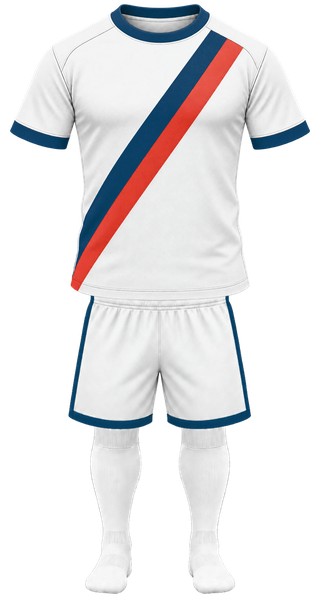
#> input picture web/kits/components/example-away.png, 320 x 600 px
$ python -i kit_images.py   (imports and definitions only)
#> lines starting #> are read from the running program, lines starting #| are printed output that depends on the picture; after the words box and inside, x2 and y2 are one past the last pixel; in counts of white or black regions, pixels touching at a corner belong together
"""Render shirts and complete outfits from RGB templates, preserving fabric shading."""

from functools import lru_cache
from io import BytesIO
import json
from pathlib import Path
import re

from PIL import Image, ImageChops, ImageFilter, ImageOps


_ASSETS = Path(__file__).resolve().parents[2] / "web" / "kits"
_OUTPUT_SIZE = (192, 192)
_OUTFIT_SIZE = (320, 725)
PATTERN_COUNT = 57
# A nation's code, as ``data/nations.csv`` writes it: FRA, X2Z.
NATION_CODE = r"^[A-Z0-9]{3}$"


# [14 lines left out: functions normalize_color, _normalize_palette, not called in this run]


_RUN = re.compile(rb"\xff+")


def _connected(mask: Image.Image, seed: tuple[int, int]) -> Image.Image:
    """The part of a black and white mask joined to `seed` through its four neighbours. It follows each row's runs of
    white rather than its pixels: Pillow's `floodfill` visits these one by one in Python, for seconds on a template."""
    width, height = mask.size
    data = mask.tobytes()
    runs = [[match.span() for match in _RUN.finditer(data, row * width, (row + 1) * width)] for row in range(height)]
    x, y = seed
    start = next(run for run in runs[y] if run[0] <= y * width + x < run[1])
    kept, queue = {(y, start)}, [(y, start)]
    while queue:
        row, (begin, end) = queue.pop()
        for other in (row - 1, row + 1):
            if 0 <= other < height:
                shift = (other - row) * width
                for run in runs[other]:
                    if run[0] < end + shift and begin + shift < run[1] and (other, run) not in kept:
                        kept.add((other, run))
                        queue.append((other, run))
    filled = bytearray(len(data))
    for _, (begin, end) in kept:
        filled[begin:end] = b"\xff" * (end - begin)
    return Image.frombytes("L", mask.size, bytes(filled))


def _isolate_shirt(image: Image.Image) -> Image.Image:
    """Remove detached atlas speckles while retaining the soft alpha edge."""
    alpha = image.getchannel("A")
    core = alpha.point(lambda value: 255 if value >= 160 else 0)
    seed = (image.width // 2, image.height // 2)
    if core.getpixel(seed) != 255:
        raise ValueError("The center of a kit pattern must contain a shirt.")
    edge = _connected(core, seed).filter(ImageFilter.MaxFilter(3))
    image.putalpha(ImageChops.multiply(alpha, edge))
    bounds = image.getchannel("A").getbbox()
    if bounds is None:
        raise ValueError("The kit pattern is empty.")
    return image.crop(bounds)


# [24 lines left out: functions _load_pattern, _load_component, _load_badge, not called in this run]


@lru_cache(maxsize=128)
def _load_crest(club_id: int) -> Image.Image | None:
    return _load_badge(_ASSETS.parent / "clubs" / f"TCM1_{club_id}.png")


# [46 lines left out: functions _nation_logos, _load_nation_logo, recolor_pattern, _render_kit, not called in this run]


def _validate_pattern(pattern_index: int) -> None:
    if type(pattern_index) is not int or not 1 <= pattern_index <= PATTERN_COUNT:
        raise ValueError(f"The kit pattern index must be between 1 and {PATTERN_COUNT}.")


# [41 lines left out: functions render_kit, _render_outfit, render_outfit, not called in this run]

>>> from PIL import Image
>>> picture = Image.open('../../web/kits/components/example-away.png')
#> picture is the input picture: PIL image 320x600 RGBA; mean R, G, B, A 97.9, 96.6, 98.4, 118.3
>>> result = _isolate_shirt(picture)
#> in _isolate_shirt, `alpha = image.getchannel("A")`:
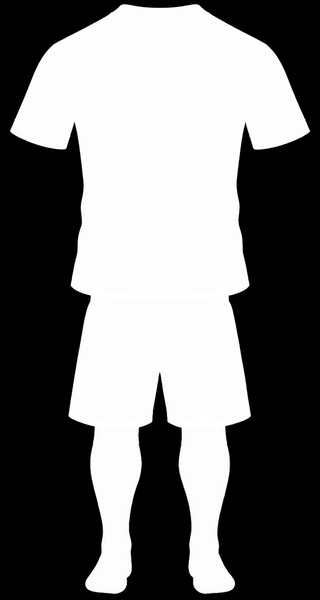
#> alpha: PIL image 320x600 L; min 0, max 255, mean 118.3
#> in _isolate_shirt, `core = alpha.point(lambda value: 255 if value >= 160 else 0)`:
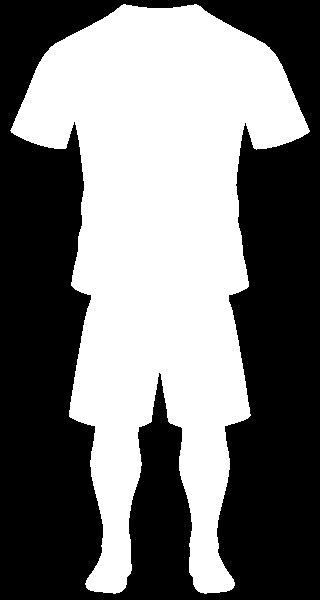
#> core: PIL image 320x600 L; 46.6% white; 1 white region, box (x1, y1, x2, y2) and area: (10, 4, 310, 594) 89503
#> in _connected, `runs = [[match.span() for match in _RUN.finditer(data, row * width, (r..`: runs = 600 items
#> in _connected, `start = next(run for run in runs[y] if run[0] <= y * width + x < run[1])`: start = (96090, 96229)
#> in _connected, `kept, queue = {(y, start)}, [(y, start)]`: queue = [(300, (96090, 96229))]
#> the loop in _connected, `while queue:` made 869 passes
#> (begin, end) on passes 1 to 3: (96090, 96229), (96410, 96549), (96730, 96870)
#> after the loop in _connected, `while queue:`: kept = 869 items; queue = []
#> the loop in _connected, `for _, (begin, end) in kept:` made 869 passes
#> (begin, end) on passes 1 to 3: (95451, 95589), (154333, 154378), (49360, 49520)
#> in _isolate_shirt, `edge = _connected(core, seed).filter(ImageFilter.MaxFilter(3))`:
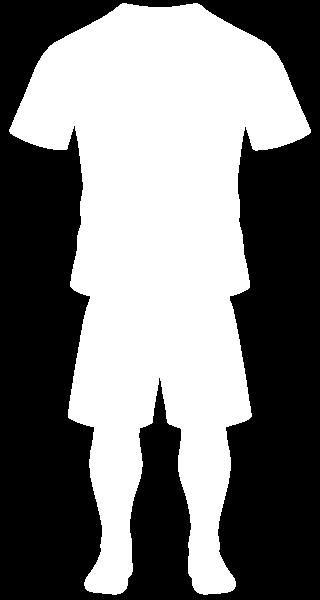
#> edge: PIL image 320x600 L; 48% white; 1 white region, box (x1, y1, x2, y2) and area: (9, 3, 311, 595) 92106
#> in _isolate_shirt, `bounds = image.getchannel("A").getbbox()`: bounds = (9, 4, 311, 595)
#> in _isolate_shirt, `return image.crop(bounds)`:
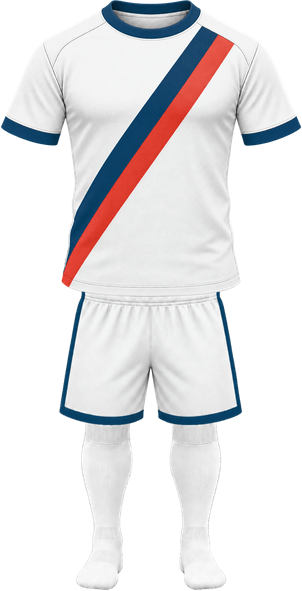
#> returned value: PIL image 302x591 RGBA; mean R, G, B, A 105.3, 103.9, 105.8, 127.3; transparent parts drawn white

$ run again, on web/kits/components/example-home.png
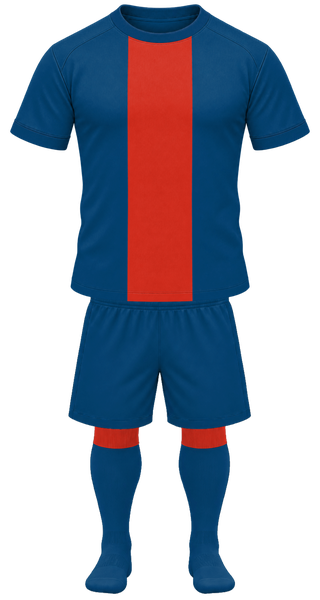
#> input picture web/kits/components/example-home.png, 320 x 600 px
#> picture is the input picture: PIL image 320x600 RGBA; mean R, G, B, A 22, 28.8, 44.2, 118.8
#> in _isolate_shirt, `core = alpha.point(lambda value: 255 if value >= 160 else 0)`:
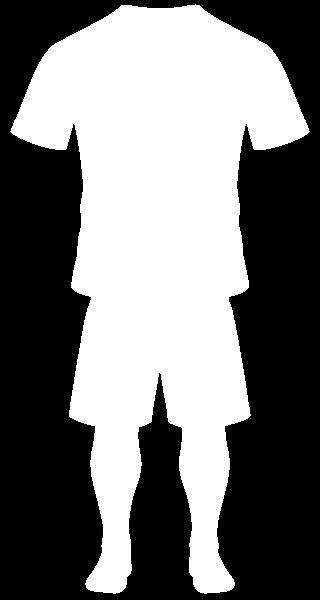
#> core: PIL image 320x600 L; 46.8% white; 1 white region, box (x1, y1, x2, y2) and area: (10, 4, 310, 594) 89853
#> runs = 600 items
#> start = (96090, 96229)
#> in _connected, `kept, queue = {(y, start)}, [(y, start)]`: queue = [(300, (96090, 96229))]
#> the loop in _connected, `while queue:` made 866 passes
#> (begin, end) on passes 1 to 3: (96090, 96229), (96410, 96549), (96730, 96870)
#> after the loop in _connected, `while queue:`: kept = 866 items; queue = []
#> the loop in _connected, `for _, (begin, end) in kept:` made 866 passes
#> (begin, end) on passes 1 to 3: (95451, 95589), (154333, 154378), (49360, 49520)
#> edge: PIL image 320x600 L; 48.2% white; 1 white region, box (x1, y1, x2, y2) and area: (9, 3, 311, 595) 92449
#> bounds = (10, 4, 310, 595)
#> in _isolate_shirt, `return image.crop(bounds)`:
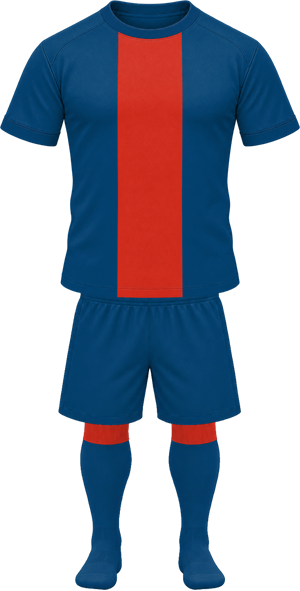
#> returned value: PIL image 300x591 RGBA; mean R, G, B, A 23.9, 31.2, 47.9, 128.6; transparent parts drawn white
